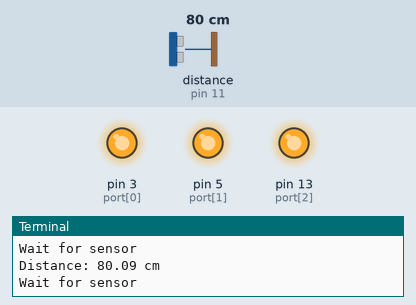
The program below on a simulated Raspberry Pi (header pin numbers). On the bench: output pins drawn as LEDs (lit = HIGH), the last lines printed to the terminal. The inputs (shaded band) are chosen by the test bench; at power-on: distance to the obstacle (sensor on pin 11) 80 cm. The echo pulse lasts 58.3 µs per cm; the clock reads 2024-03-15 10:24:30 at power-on unless the program sets it; pins used as bus, display or sensor lines are not drawn.

Above: at 1.2 s.
1.3 s: distance to the obstacle (sensor on pin 11) set to 52 cm
4.2 s: distance to the obstacle (sensor on pin 11) set to 46 cm
At 6.07 s:
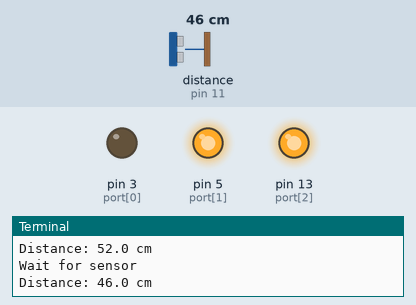
At 7.1 s:
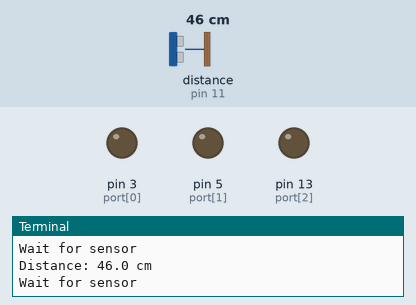
8.4 s: distance to the obstacle (sensor on pin 11) set to 9 cm
At 10.9 s:
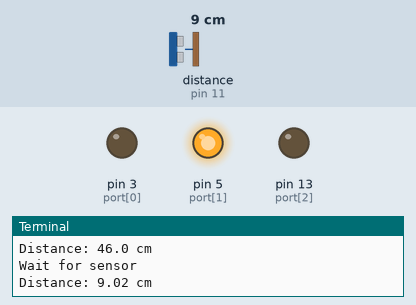
12.6 s: distance to the obstacle (sensor on pin 11) set to 6 cm
16.1 s: distance to the obstacle (sensor on pin 11) set to 3 cm
17.6 s: distance to the obstacle (sensor on pin 11) set to 18 cm
At 19.0 s:
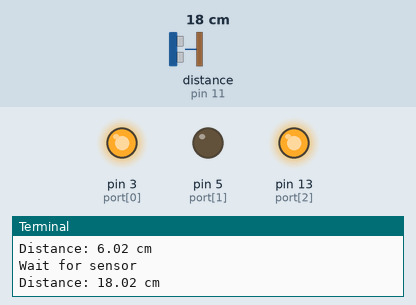
Timing chart, 0 to 22.8 s (numbered marks = the images above; inputs shaded):
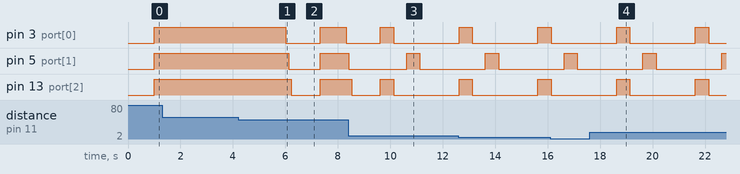

Measured:
- the behaviour switches between 50 and 49 cm on distance to the obstacle (sensor on pin 11) (found by bisection; images 0 and 1)
- after the input at 4.2 s, pin 3 (port[0]): HIGH → LOW after 1.8 s, → HIGH 1.3 s later, → LOW 1.0 s later; pin 5 (port[1]): HIGH → LOW after 1.9 s, → HIGH 1.2 s later; pin 13 (port[2]): HIGH → LOW after 2.0 s, → HIGH 1.1 s later
- after the input at 17.6 s, pin 3 (port[0]), pin 13 (port[2]): alternates HIGH for 0.50 s and LOW for 2.5 s, starting after 1.0 s; pin 5 (port[1]): LOW → HIGH after 2.0 s, → LOW 0.50 s later, → HIGH 2.5 s later

The program:

exam.py
```python
import RPi.GPIO as GPIO
import time

GPIO.setmode(GPIO.BOARD)

TRIG = 7
ECHO = 11
port = [3,5,13] #light
even = [3,13]
odd = [5]

GPIO.setup(port,GPIO.OUT)
GPIO.setup(TRIG,GPIO.OUT)
GPIO.setup(ECHO,GPIO.IN)


while(True):
	GPIO.output(TRIG,False)
	print('Wait for sensor')
	time.sleep(1)
	GPIO.output(TRIG,True)
	time.sleep(0.00001)
	GPIO.output(TRIG,False)


	while(GPIO.input(ECHO) == 0):
		startpulse = time.time()
		#print('record start time',startpulse)
	while(GPIO.input(ECHO) == 1):
		endpulse = time.time()
		#print('record end time')

	duration = endpulse - startpulse
	distance = duration * 17150
	distance = round(distance,2)

	print('Distance:',distance,'cm')

	if distance >= 5 and distance <= 20:
		GPIO.output(even,1)
		time.sleep(0.5)
		GPIO.output(even,0)
		time.sleep(0.5)
		GPIO.output(odd,1)
		time.sleep(0.5)
		GPIO.output(odd,0)
		time.sleep(0.5)


	elif distance > 20 and distance <= 50:
		GPIO.output(port,1)
		time.sleep(1)
		for x in port:
			GPIO.output(x,0)
			time.sleep(0.1)

	elif distance > 50:
		GPIO.output(port,1)
```
